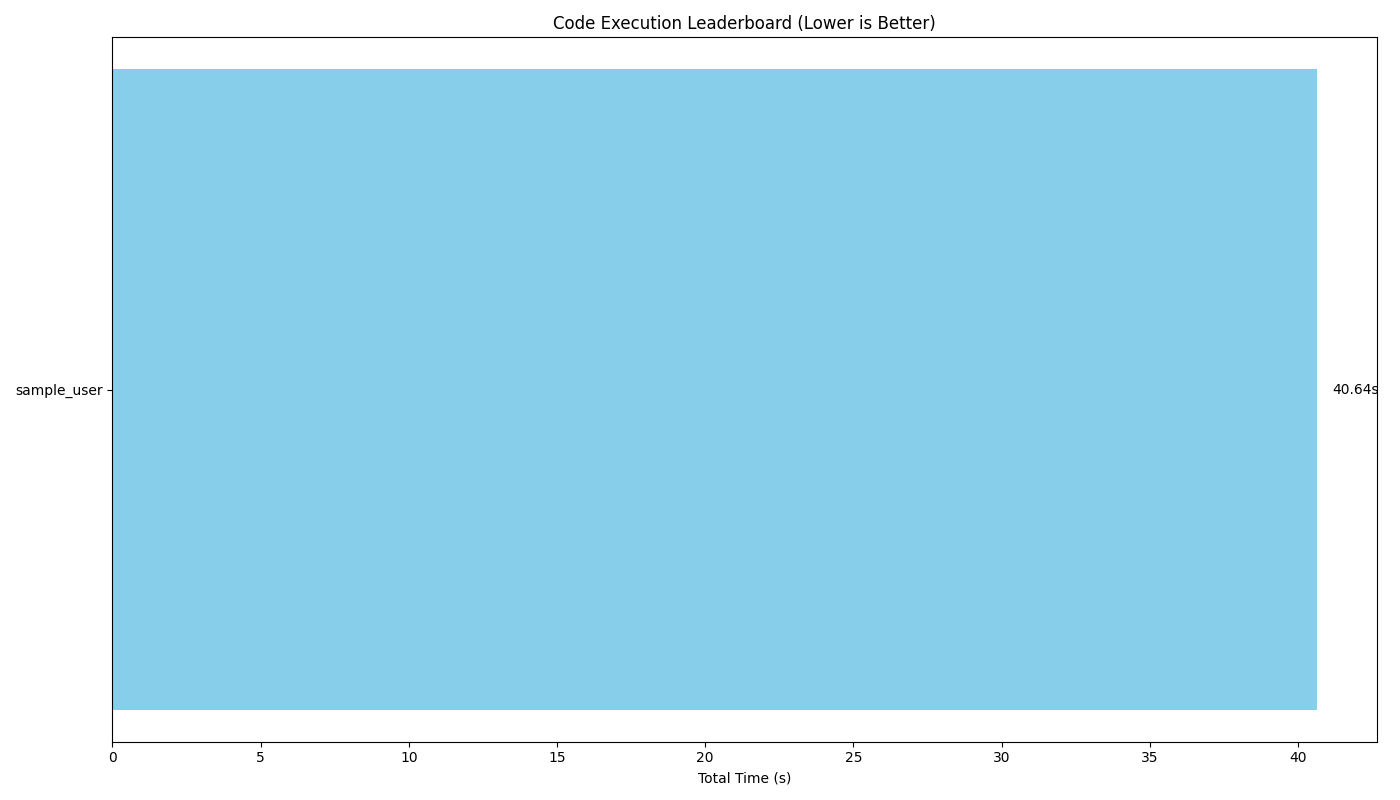

Recreate this plot in Python.
import sqlite3
from datetime import datetime
import matplotlib.pyplot as plt
from tabulate import tabulate

def init_db():
    conn = sqlite3.connect('leaderboard.db')
    cursor = conn.cursor()
    cursor.execute('''
        CREATE TABLE IF NOT EXISTS benchmark_results (
            id INTEGER PRIMARY KEY AUTOINCREMENT,
            username TEXT NOT NULL,
            generation_time REAL NOT NULL,
            sorting_time REAL NOT NULL,
            total_time REAL NOT NULL,
            correctly_sorted BOOLEAN NOT NULL,
            timestamp DATETIME DEFAULT CURRENT_TIMESTAMP
        )
    ''')
    conn.commit()
    conn.close()

def generate_leaderboard():
    print("="*60)
    print("🏆 Starting Code Execution Leaderboard Generation")
    print("="*60)
  
    init_db()
    conn = sqlite3.connect('leaderboard.db')
    cursor = conn.cursor()
    cursor.execute('''
        SELECT username, 
               generation_time/1000 as generation_time_s,
               sorting_time/1000 as sorting_time_s,
               total_time/1000 as total_time_s,
               correctly_sorted
        FROM benchmark_results
        ORDER BY total_time
    ''')
    sorted_results = [
        {
            'username': row[0],
            'generation_time': row[1]*1000,
            'sorting_time': row[2]*1000,
            'total_time': row[3]*1000,
            'generation_time_s': row[1],
            'sorting_time_s': row[2],
            'total_time_s': row[3],
            'correctly_sorted': row[4]
        }
        for row in cursor.fetchall()
    ]
    conn.close()
    
    if not sorted_results:
        print("❌ No results found in database. Creating sample data...")
        sorted_results = [
            {
                "username": "sample_user", 
                "generation_time": 15230, 
                "sorting_time": 25410,
                "total_time": 40640,
                "correctly_sorted": True,
                "total_time_s": 40.64,
                "generation_time_s": 15.23,
                "sorting_time_s": 25.41
            }
        ]

    leaderboard_md = "# 🏆 Code Execution Leaderboard\n\n"
    leaderboard_md += "Rank | Username | Total Time (s) | Generation (s) | Sorting (s) | Correctly Sorted\n"
    leaderboard_md += "-----|----------|----------------|----------------|-------------|-----------------\n"
    
    for i, result in enumerate(sorted_results, 1):
        status_icon = "✅" if result['correctly_sorted'] else "❌"
        leaderboard_md += (
            f"{i} | {result['username']} | {result['total_time_s']:.2f} | "
            f"{result['generation_time_s']:.2f} | {result['sorting_time_s']:.2f} | "
            f"{status_icon}\n"
        )
    
    if sorted_results:
        usernames = [result['username'] for result in sorted_results]
        total_times = [result['total_time_s'] for result in sorted_results]
        
        plt.figure(figsize=(14, 8))
        bars = plt.barh(usernames, total_times, color='skyblue')
        plt.xlabel('Total Time (s)')
        plt.title('Code Execution Leaderboard (Lower is Better)')
        plt.gca().invert_yaxis()
        
        for bar in bars:
            width = bar.get_width()
            plt.text(width + 0.5, bar.get_y() + bar.get_height()/2, 
                     f'{width:.2f}s', 
                     ha='left', va='center')
        
        plt.tight_layout()
        plt.savefig('leaderboard.png')
        print("\n📊 Generated leaderboard.png visualization")
    
    with open("LEADERBOARD.md", "w") as f:
        f.write(leaderboard_md)
    
    print("\n" + "="*60)
    print(f"🏁 Leaderboard generation complete! Top performer: {sorted_results[0]['username']}")
    print(f"  - Total time: {sorted_results[0]['total_time_s']:.2f}s")
    print("="*60)

def save_to_db(username, result_data):
    conn = sqlite3.connect('leaderboard.db')
    cursor = conn.cursor()
    cursor.execute('''
        INSERT INTO benchmark_results 
        (username, generation_time, sorting_time, total_time, correctly_sorted)
        VALUES (?, ?, ?, ?, ?)
    ''', (
        username,
        result_data['generation_time'],
        result_data['sorting_time'],
        result_data['total_time'],
        result_data['correctly_sorted']
    ))
    conn.commit()
    conn.close()

if __name__ == "__main__":
    generate_leaderboard()
